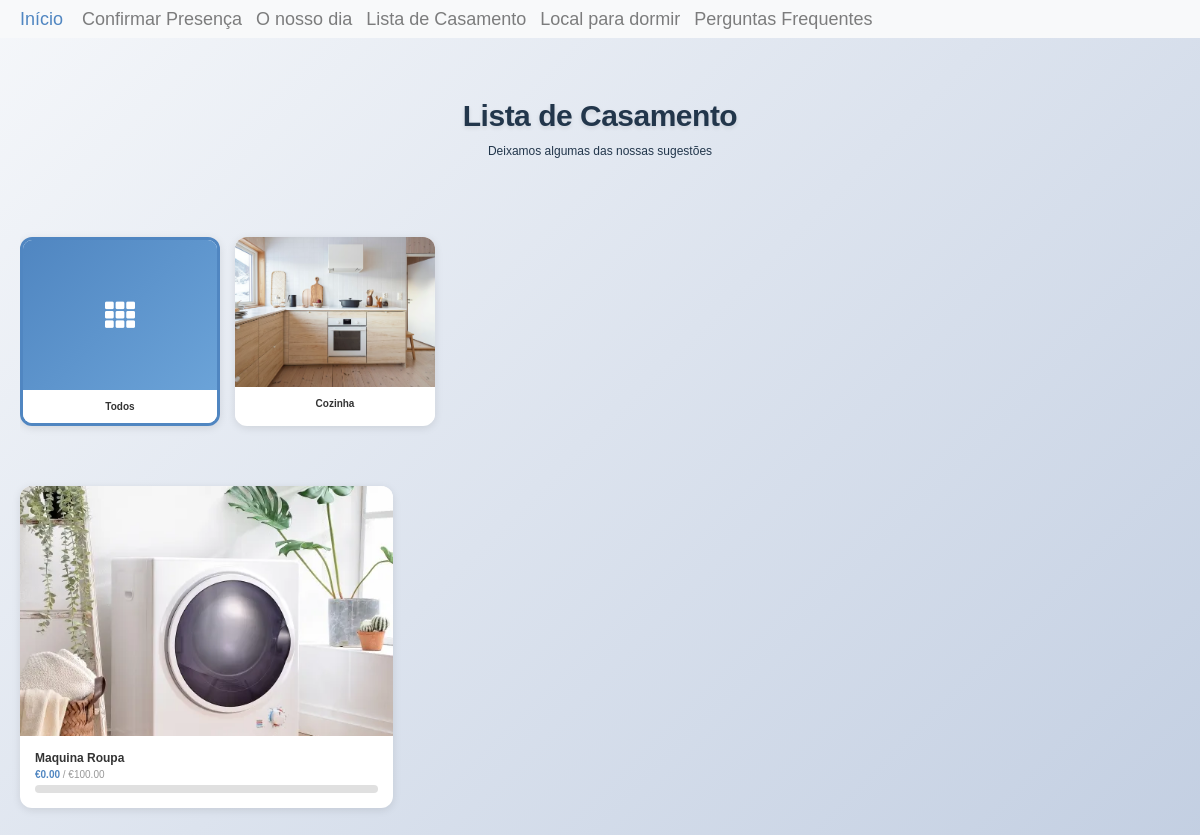
Page /products/all on the committed database.
### inesegoncalo/models/categories.py (models this page shows, shortened)
class Category(db.Model, model.Model, model.Base):
    __tablename__ = 'categories'
    __table_args__ = {'extend_existing': True}
    id = Column(Integer, primary_key=True)
    name = Column(String(80), unique=True, nullable=False)
    products = relationship('Product', back_populates="category")
    images = relationship('CategoryImage', back_populates="category")

### inesegoncalo/models/category_images.py (models this page shows)
class CategoryImage(db.Model, model.Model, model.Base):
    __tablename__ = 'category_images'
    __table_args__ = {'extend_existing': True}
    id = Column(Integer, primary_key=True)
    path = Column(Text)
    category_id = Column(Integer, ForeignKey('categories.id'))
    category = relationship('Category', back_populates="images")

### inesegoncalo/models/products.py (models this page shows, shortened)
class Product(db.Model, model.Model, model.Base):
    __tablename__ = 'products'
    __table_args__ = {'extend_existing': True}
    id = Column(Integer, primary_key=True)
    name = Column(String(80), unique=True, nullable=False)
    description = Column(Text)
    price = Column(Float)
    price_paid = Column(Float, default=0.0)
    store = Column(Text)
    show_price = Column(Boolean, default=True)
    priority = Column(Integer, default=10)
    category_id = Column(Integer, ForeignKey('categories.id'), nullable=True)
    images = relationship('ProductImage', back_populates="product")
    contributions = relationship('Contribution', back_populates="product")
    category = relationship('Category', back_populates="products")
    def calculate_percentage(self):
        if self.price:
            ratio = self.price_paid / self.price
            return ratio * 100 if ratio <= 1 else 100
        else:
            return 0.0
    def missing_value(self):
        return self.price - self.price_paid if self.price >= self.price_paid else 0
    def is_paid(self):
        return False if self.missing_value() > 0 else True

### inesegoncalo/models/product_images.py (models this page shows)
class ProductImage(db.Model ,model.Model,model.Base):
    __tablename__ = 'product_images'
    __table_args__ = {'extend_existing': True}
    id = Column(Integer, primary_key=True)
    path = Column(Text)
    product_id = Column(Integer, ForeignKey('products.id'))
    product = relationship('Product', back_populates="images")

### inesegoncalo/modules/products.py (the view)
@bp.route('/all', methods=('GET', 'POST'))
@bp.route('/all/<update>', methods=('GET', 'POST'))
@bp.route('/all/category/<category_id>', methods=('GET', 'POST'))
def all(update=None, category_id=None):
    categories = Category.query.all()
    if category_id:
        products = Product.query.filter_by(category_id=category_id).order_by(Product.priority).all()
    else:
        products = Product.query.filter_by().order_by(Product.priority).all()
    if update == 'update':
        for product in products:
            product.update_price_paid()
    products_paid = [product for product in products if product.is_paid()]
    products = [product for product in products if not product.is_paid()]
    return render_template('products/all.html',
                         products=products,
                         products_paid=products_paid,
                         categories=categories,
                         selected_category_id=category_id)

### inesegoncalo/templates/products/all.html (shortened to what this page needs)
{% extends 'layout.html' %}
{% import 'macros/products.html' as products_macro with context %}
{% block content %}
<link href="{{ url_for('static', filename='style/base.css')}}" rel="stylesheet">
<link href="{{ url_for('static', filename='style/lista_casamento.css')}}" rel="stylesheet">
<div class="faqs-page-container">
	<div class="faqs-header">
        <h1 class="faqs-title">Lista de Casamento</h1>
        <p class="faqs-subtitle">Deixamos algumas das nossas sugestões</p>
    </div>
    <div class="categories-section">
        <div class="categories-container">
            <a href="{{ url_for('products.all') }}"
               class="category-card {% if not selected_category_id %}category-card-selected{% endif %}">
                <div class="category-card-image">
                    <div class="category-placeholder">
                        <i class="fas fa-th"></i>
                    </div>
                </div>
                <div class="category-card-title">
                    <h4>Todos</h4>
                </div>
            </a>
            {% for category in categories %}
            {{ products_macro.category_card(category, selected_category_id == category.id|string) }}
            {% endfor %}
        </div>
    </div>
    <div class="products-section">
        <div class="products-grid">
            {% for product in products %}
            {{ products_macro.product_card(product) }}
            {% endfor %}
        </div>
    </div>
</div>
{% endblock %}

### inesegoncalo/templates/macros/products.html (shortened to what this page needs)
{% import 'macros/contributions.html' as contributions %}
{% import 'macros/contributions.html' as contributions %}
{% macro product_card(product) %}
<div class="product-card">
    <a href="{{ url_for('products.product', product_id=product.id) }}">
        {% if product.images %}
        <div class="product-card-image">
            <img src="{{ url_for('static', filename=product.images[0].path) }}" alt="{{ product.name }}">
        </div>
        {% endif %}
        <div class="product-card-content">
            <h3 class="product-card-title">{{ product.name }}</h3>
            {% if product.show_price and product.price %}
            <div class="product-card-price">
                <span class="price-paid">€{{ "%.2f"|format(product.price_paid) }}</span>
                <span class="price-total"> / €{{ "%.2f"|format(product.price) }}</span>
            </div>
            <div class="product-card-progress">
            </div>
            {% endif %}
        </div>
    </a>
</div>
{% endmacro %}
{% macro category_card(category, selected_category_id=None) %}
<a href="{{ url_for('products.all', category_id=category.id) if selected_category_id != category.id|string else url_for('products.all') }}"
   class="category-card {% if selected_category_id == category.id|string %}category-card-selected{% endif %}">
    <div class="category-card-image">
        {% if category.images and category.images|length > 0 %}
        <img src="{{ url_for('static', filename=category.images[0].path) }}" alt="{{ category.name }}">
        {% else %}
        <div class="category-placeholder">
            <i class="fas fa-box"></i>
        </div>
        {% endif %}
    </div>
    <div class="category-card-title">
        <h4>{{ category.name }}</h4>
    </div>
</a>
{% endmacro %}

### inesegoncalo/static/style/main.css (style rules this page uses)
html { font-size: 10px; }
html, body { height: 100%; }
body { background: #ffffff; font-family: 'Metropolis', sans-serif; font-size: 1.8rem; font-style: normal; font-weight: normal; line-height: 1.778; color: #000000; margin: 0; padding: 0; position: relative; }
h1, h2, h3, h4, h5, h6, .h1, .h2, .h3, .h4, .h5, .h6 { font-family: 'Metropolis', sans-serif ; font-weight: 700; font-style: normal; color: #000000; font-variant-ligatures: common-ligatures; text-rendering: optimizeLegibility; }
h1, .h1, h2, .h2, h3, .h3, h4, .h4 { margin-top: 6rem; margin-bottom: 1.6rem; }
h1, .h1 { font-size: 3.6rem; line-height: 1.222; }
h3, .h3 { font-size: 2.4rem; line-height: 1.167; }
h4, .h4 { font-size: 2.1rem; line-height: 1.333; }
em, i, strong, b { font-size: inherit; line-height: inherit; }
em, i { font-family: 'Metropolis', sans-serif ; font-style: italic; }
input, textarea, select, pre, blockquote, figure, table, p, ul, ol, dl, form, .video-container, .ss-custom-select { margin-bottom: 3.2rem; }
::placeholder { color: #8c8c8c; }

### inesegoncalo/static/style/card.css (style rules this page uses)
body { background-color: #f8f9fa!important }

### inesegoncalo/static/style/lista_casamento.css (style rules this page uses)
a, a:hover { text-decoration: none; transition: color 0.3s ease-in-out; }

### inesegoncalo/static/style/base.css (style rules this page uses)
html { line-height: 1.15; -webkit-text-size-adjust: 100%; }
body { margin: 0; }
h1 { font-size: 2em; margin: 0.67em 0; }
a { background-color: transparent; }
img { border-style: none; }
html { font-size: 62.5%; box-sizing: border-box; }
*, *::before, *::after { box-sizing: inherit; }
body { font-weight: normal; line-height: 1; word-wrap: break-word; -moz-font-smoothing: grayscale; -moz-osx-font-smoothing: grayscale; -webkit-font-smoothing: antialiased; -webkit-overflow-scrolling: touch; -webkit-text-size-adjust: none; }
svg, img, video embed, iframe, object { max-width: 100%; height: auto; }
div, dl, dt, dd, ul, ol, li, h1, h2, h3, h4, h5, h6, pre, form, p, blockquote, th, td { margin: 0; padding: 0; }
p { font-size: inherit; text-rendering: optimizeLegibility; }
em, i { font-style: italic; line-height: inherit; }
a { text-decoration: none; line-height: inherit; }
a img { border: none; }
.faqs-page-container { min-height: 100vh; padding: 4rem 2rem; background: linear-gradient(135deg, #f5f7fa 0%, #c3cfe2 100%); background-attachment: fixed; }
.faqs-header { text-align: center; margin-bottom: 3rem; padding: 2rem 0; }
.faqs-title { font-size: 3rem; font-weight: 700; color: #22364b; margin-bottom: 1rem; letter-spacing: -0.5px; text-shadow: 0 2px 4px rgba(0,0,0,0.1); }
.faqs-subtitle { font-size: 1.2rem; color: #22364b; font-weight: 300; }

### inesegoncalo/templates/products/all.html (style rules this page uses)
.categories-section { margin-bottom: 3rem; padding: 2rem 0; }
.categories-container { display: flex; gap: 1.5rem; overflow-x: auto; padding: 1rem 0; scrollbar-width: thin; }
.category-card { flex: 0 0 auto; width: 200px; text-decoration: none; color: inherit; border-radius: 12px; overflow: hidden; box-shadow: 0 2px 8px rgba(0,0,0,0.1); transition: transform 0.3s ease, box-shadow 0.3s ease; background: white; }
.category-card-selected { border: 3px solid #5086c1; }
.category-card-image { width: 100%; height: 150px; overflow: hidden; background: #f5f5f5; }
.category-card-image img { width: 100%; height: 100%; object-fit: cover; }
.category-placeholder { width: 100%; height: 100%; display: flex; align-items: center; justify-content: center; background: linear-gradient(135deg, #5086c1 0%, #6ba3d8 100%); color: white; font-size: 3rem; }
.category-card-title { padding: 1rem; text-align: center; background: white; }
.category-card-title h4 { margin: 0; font-size: 1rem; color: #333; font-weight: 600; }
.products-section { margin-top: 2rem; }
.products-grid { display: grid; grid-template-columns: repeat(auto-fill, minmax(280px, 1fr)); gap: 2rem; margin-top: 2rem; }
.product-card { background: white; border-radius: 12px; overflow: hidden; box-shadow: 0 2px 8px rgba(0,0,0,0.1); transition: transform 0.3s ease, box-shadow 0.3s ease; text-decoration: none; color: inherit; position: relative; }
.product-card-image { width: 100%; height: 250px; overflow: hidden; background: #f5f5f5; }
.product-card-image img { width: 100%; height: 100%; object-fit: cover; }
.product-card-content { padding: 1.5rem; }
.product-card-title { font-size: 1.2rem; font-weight: 600; color: #333; margin-bottom: 0.5rem; }
.product-card-price { margin-bottom: 0.5rem; font-size: 1rem; }
.price-paid { color: #5086c1; font-weight: 600; }
.price-total { color: #999; }
.product-card-progress { width: 100%; height: 8px; background: #e0e0e0; border-radius: 4px; overflow: hidden; }

### rows in the picture
Category: path (picture), name "Cozinha"
Product: path (picture), name "Maquina Roupa", price_paid "0.00", price "100.00"
